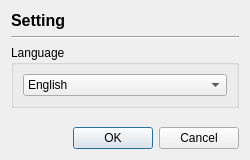
<?xml version="1.0" encoding="UTF-8"?>
<ui version="4.0">
 <class>SettingLanguageDialog</class>
 <widget class="QDialog" name="SettingLanguageDialog">
  <property name="windowModality">
   <enum>Qt::WindowModal</enum>
  </property>
  <property name="geometry">
   <rect>
    <x>0</x>
    <y>0</y>
    <width>250</width>
    <height>160</height>
   </rect>
  </property>
  <property name="sizePolicy">
   <sizepolicy hsizetype="Fixed" vsizetype="Fixed">
    <horstretch>0</horstretch>
    <verstretch>0</verstretch>
   </sizepolicy>
  </property>
  <property name="minimumSize">
   <size>
    <width>250</width>
    <height>160</height>
   </size>
  </property>
  <property name="maximumSize">
   <size>
    <width>250</width>
    <height>160</height>
   </size>
  </property>
  <property name="windowTitle">
   <string>Setting Language</string>
  </property>
  <property name="modal">
   <bool>true</bool>
  </property>
  <layout class="QVBoxLayout" name="verticalLayout_2">
   <item>
    <widget class="QLabel" name="label">
     <property name="font">
      <font>
       <pointsize>12</pointsize>
       <bold>true</bold>
      </font>
     </property>
     <property name="text">
      <string>Setting</string>
     </property>
    </widget>
   </item>
   <item>
    <widget class="Line" name="line">
     <property name="orientation">
      <enum>Qt::Horizontal</enum>
     </property>
    </widget>
   </item>
   <item>
    <widget class="QGroupBox" name="groupBox">
     <property name="sizePolicy">
      <sizepolicy hsizetype="Expanding" vsizetype="Fixed">
       <horstretch>0</horstretch>
       <verstretch>0</verstretch>
      </sizepolicy>
     </property>
     <property name="title">
      <string>Language</string>
     </property>
     <layout class="QVBoxLayout" name="verticalLayout">
      <item>
       <widget class="QComboBox" name="language">
        <property name="currentText">
         <string>English</string>
        </property>
        <property name="currentIndex">
         <number>2</number>
        </property>
        <property name="insertPolicy">
         <enum>QComboBox::InsertAlphabetically</enum>
        </property>
        <property name="sizeAdjustPolicy">
         <enum>QComboBox::AdjustToContents</enum>
        </property>
        <property name="frame">
         <bool>true</bool>
        </property>
        <item>
         <property name="text">
          <string>China</string>
         </property>
        </item>
        <item>
         <property name="text">
          <string>Deutch</string>
         </property>
        </item>
        <item>
         <property name="text">
          <string>English</string>
         </property>
        </item>
        <item>
         <property name="text">
          <string>Japan</string>
         </property>
        </item>
        <item>
         <property name="text">
          <string>Korean</string>
         </property>
        </item>
        <item>
         <property name="text">
          <string>Spanish</string>
         </property>
        </item>
       </widget>
      </item>
     </layout>
    </widget>
   </item>
   <item>
    <spacer name="verticalSpacer">
     <property name="orientation">
      <enum>Qt::Vertical</enum>
     </property>
     <property name="sizeHint" stdset="0">
      <size>
       <width>20</width>
       <height>10</height>
      </size>
     </property>
    </spacer>
   </item>
   <item>
    <widget class="QDialogButtonBox" name="buttonBox">
     <property name="orientation">
      <enum>Qt::Horizontal</enum>
     </property>
     <property name="standardButtons">
      <set>QDialogButtonBox::Cancel|QDialogButtonBox::Ok</set>
     </property>
    </widget>
   </item>
  </layout>
 </widget>
 <resources/>
 <connections>
  <connection>
   <sender>buttonBox</sender>
   <signal>accepted()</signal>
   <receiver>SettingLanguageDialog</receiver>
   <slot>accept()</slot>
   <hints>
    <hint type="sourcelabel">
     <x>248</x>
     <y>254</y>
    </hint>
    <hint type="destinationlabel">
     <x>157</x>
     <y>274</y>
    </hint>
   </hints>
  </connection>
  <connection>
   <sender>buttonBox</sender>
   <signal>rejected()</signal>
   <receiver>SettingLanguageDialog</receiver>
   <slot>reject()</slot>
   <hints>
    <hint type="sourcelabel">
     <x>316</x>
     <y>260</y>
    </hint>
    <hint type="destinationlabel">
     <x>286</x>
     <y>274</y>
    </hint>
   </hints>
  </connection>
 </connections>
</ui>
